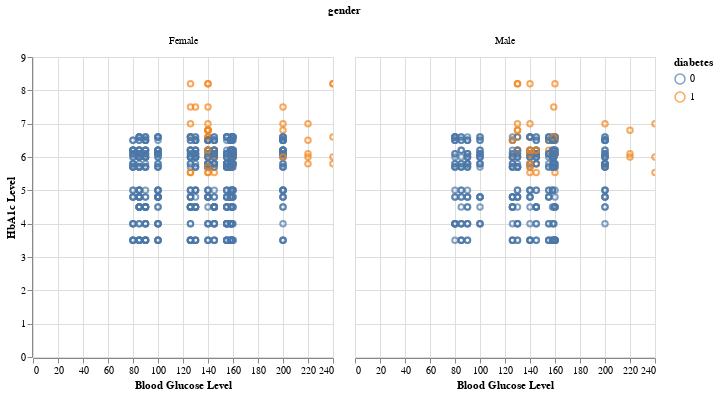

This figure's notebook cell:
### Code cell
#This Altair code creates a scatter plot using points, where the x-axis represents 'blood_glucose_level',
#the y-axis represents 'HbA1c_level'. The chart is faceted by 'gender',
#meaning separate plots are generated for each gender. The color of the points is determined by the 'diabetes' variable.
#Tooltip information includes 'blood_glucose_level' and 'HbA1c_level'.
#The resulting interactive chart is displayed using Altair.

# Scatter plot using Altair with faceting
scatter_plot = alt.Chart(df_sample).mark_point().encode(
    x=alt.X('blood_glucose_level:Q', title='Blood Glucose Level'),
    y=alt.Y('HbA1c_level:Q', title='HbA1c Level'),
    tooltip=['blood_glucose_level:Q', 'HbA1c_level:Q'],
    color='diabetes:N'
).facet(
    column='gender:N'
).interactive()

# Show the chart
scatter_plot

### Figure 1 — Vega-Lite specification as saved in the notebook (floating-point values rounded to 4 significant figures; data arrays with more than 128 entries replaced by an {"elided": "..."} marker saying what was removed)
{"config": {"view": {"continuousWidth": 300, "continuousHeight": 300}}, "data": {"name": "data-b04b61078c00771466eda772e2ceae7e"}, "facet": {"column": {"field": "gender", "type": "nominal"}}, "spec": {"mark": {"type": "point"}, "encoding": {"color": {"field": "diabetes", "type": "nominal"}, "tooltip": [{"field": "blood_glucose_level", "type": "quantitative"}, {"field": "HbA1c_level", "type": "quantitative"}], "x": {"field": "blood_glucose_level", "title": "Blood Glucose Level", "type": "quantitative"}, "y": {"field": "HbA1c_level", "title": "HbA1c Level", "type": "quantitative"}}, "name": "view_3"}, "params": [{"name": "param_6", "select": {"type": "interval", "encodings": ["x", "y"]}, "bind": "scales", "views": ["view_3"]}], "$schema": "https://vega.github.io/schema/vega-lite/v5.16.3.json", "datasets": {"data-b04b61078c00771466eda772e2ceae7e": {"elided": "1000 records"}}}
